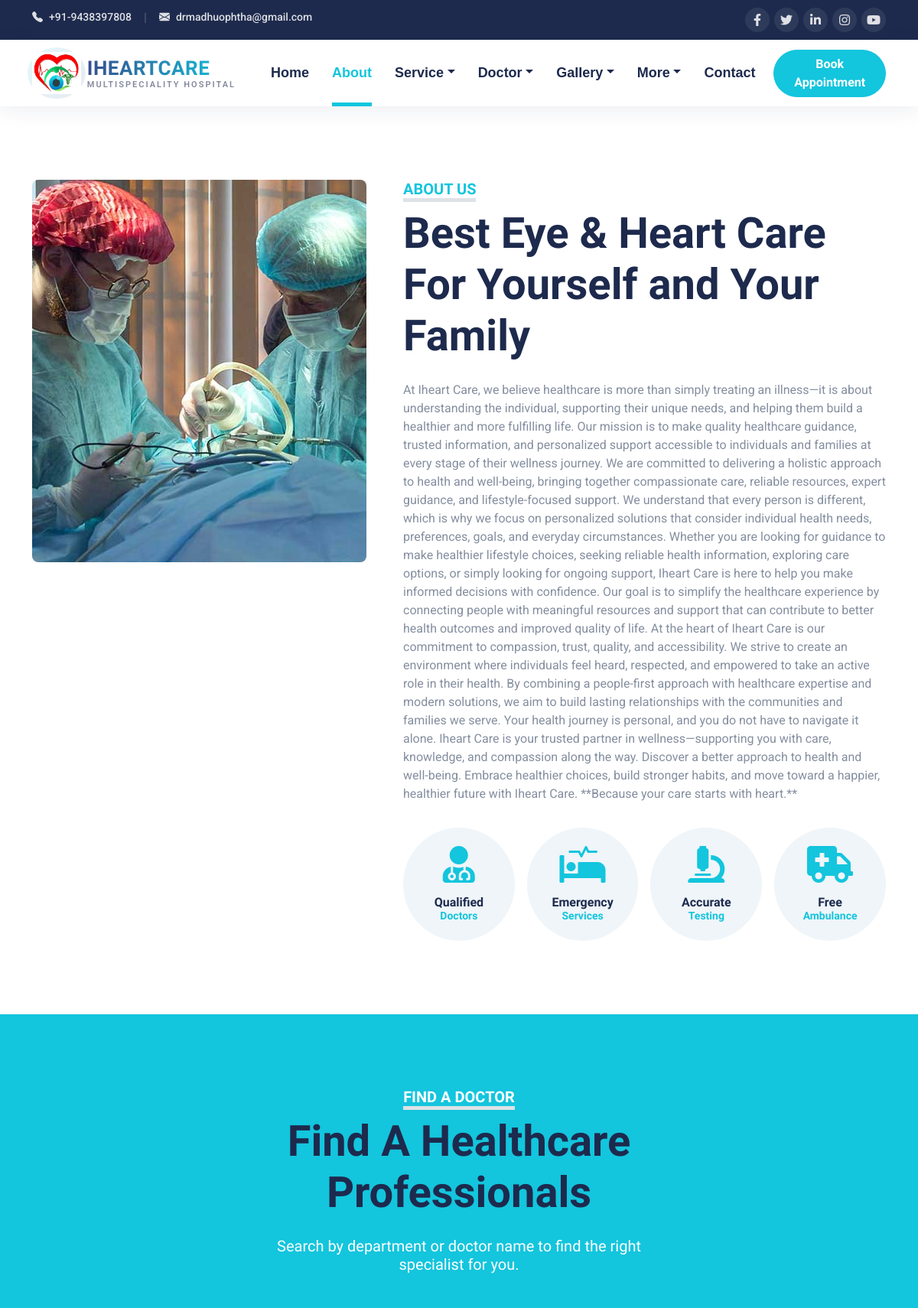
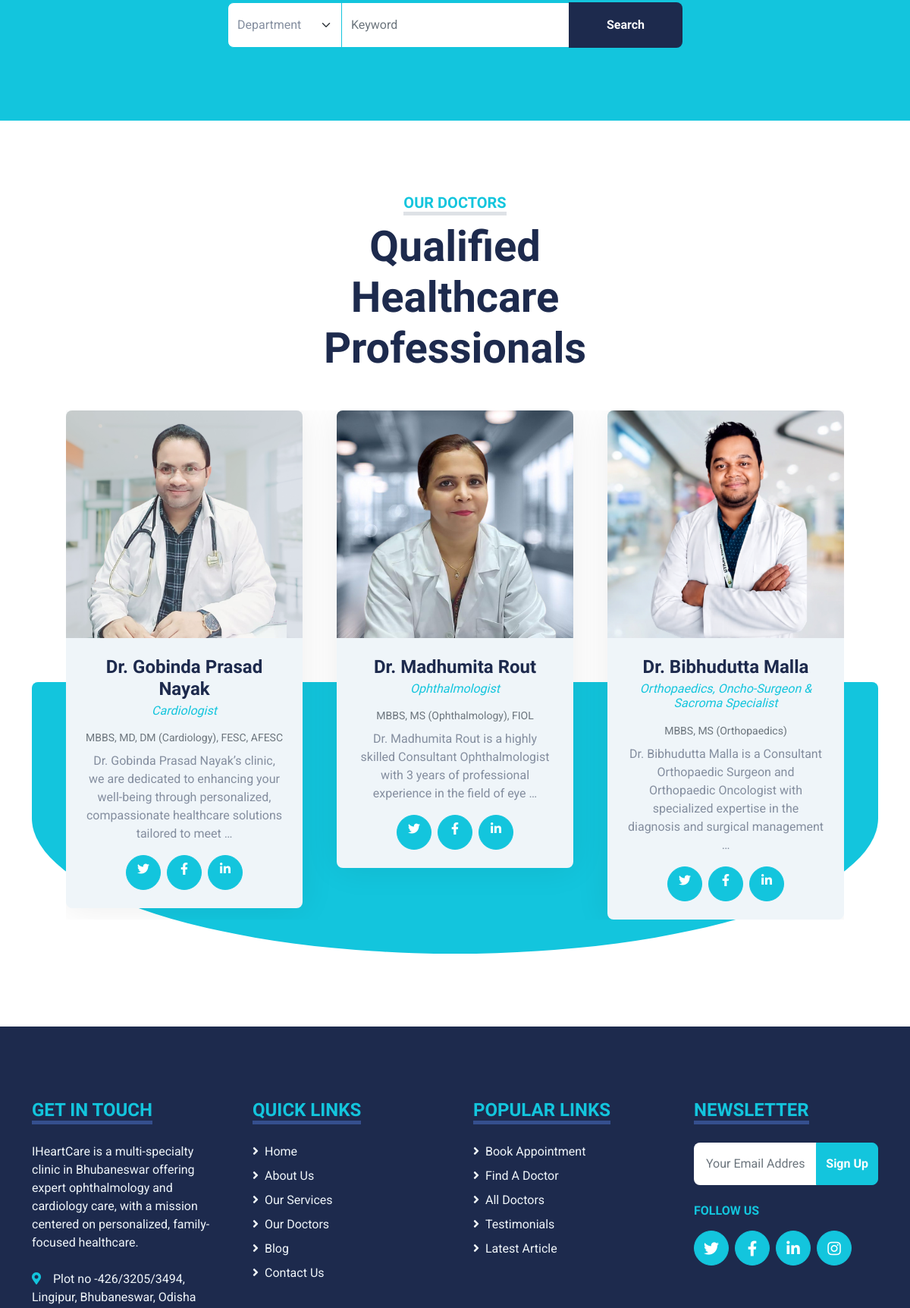
The page /about/ (upper part) on the database its author committed (2 pictures, top to bottom).
### core/models.py (models this page shows, shortened)
class SiteSettings(models.Model):
    site_name = models.CharField(max_length=100, default="IHeartCare")
    phone = models.CharField(max_length=30, default="+012 345 6789")
    email = models.EmailField(default="info@iheartcare.com")
    address = models.CharField(max_length=255, default="123 Street, New York, USA")
    about_text = models.TextField(
        blank=True,
        default="IHeartCare is committed to providing personalized, family-centered "
        "healthcare with compassion and expertise.",
    )
    map_embed_url = models.URLField(blank=True, help_text="Google Maps embed URL for the contact page")
    facebook_url = models.URLField(blank=True, default="#!")
    twitter_url = models.URLField(blank=True, default="#!")
    linkedin_url = models.URLField(blank=True, default="#!")
    instagram_url = models.URLField(blank=True, default="#!")
    youtube_url = models.URLField(blank=True, default="#!")
    class Meta:
        verbose_name = "Site Settings"
        verbose_name_plural = "Site Settings"
    @classmethod
    def load(cls):
        obj, _ = cls.objects.get_or_create(pk=1)
        return obj

class AboutPage(models.Model):
    tagline = models.CharField(max_length=100, default="About Us")
    heading = models.CharField(max_length=200, default="Best Medical Care For Yourself and Your Family")
    description = models.TextField(
        blank=True,
        default="IHeartCare is committed to providing personalized, family-centered "
        "healthcare with compassion and expertise.",
    )
    image = models.ImageField(upload_to="about/", blank=True, null=True)
    class Meta:
        verbose_name = "About Page"
        verbose_name_plural = "About Page"
    @classmethod
    def load(cls):
        obj, _ = cls.objects.get_or_create(pk=1)
        return obj

class AboutFeature(models.Model):
    about_page = models.ForeignKey(AboutPage, on_delete=models.CASCADE, related_name="features")
    icon_class = models.CharField(
        max_length=60, default="fa-user-md", help_text='Font Awesome icon class, e.g. "fa-user-md"'
    )
    title = models.CharField(max_length=50, help_text='Top line, e.g. "Qualified"')
    subtitle = models.CharField(max_length=50, help_text='Bottom line, e.g. "Doctors"')
    order = models.PositiveIntegerField(default=0)
    class Meta:
        ordering = ["order", "id"]

class Doctor(models.Model):
    name = models.CharField(max_length=150)
    slug = models.SlugField(max_length=170, unique=True, blank=True)
    departments = models.ManyToManyField(Department, blank=True, related_name="doctors")
    designation = models.CharField(max_length=150, blank=True, help_text='e.g. "Cardiology Specialist"')
    qualification = models.CharField(max_length=150, blank=True, help_text='e.g. "MBBS, MD, DM"')
    photo = models.ImageField(upload_to="doctors/", blank=True, null=True)
    bio = models.TextField(blank=True)
    facebook_url = models.URLField(blank=True, default="#!")
    twitter_url = models.URLField(blank=True, default="#!")
    linkedin_url = models.URLField(blank=True, default="#!")
    is_featured = models.BooleanField(default=True)
    order = models.PositiveIntegerField(default=0)
    class Meta:
        ordering = ["order", "name"]
    def get_absolute_url(self):
        return reverse("core:doctor_detail", args=[self.slug])

### core/views.py (the view)
# urls.py: path("about/", views.about, name="about"),
def about(request):
    about_page = AboutPage.load()
    context = _base_context("about")
    context.update(
        {
            "about_page": about_page,
            "about_features": about_page.features.all(),
            "doctors": Doctor.objects.filter(is_featured=True)[:3],
            "departments": Department.objects.all(),
        }
    )
    return render(request, "about/about.html", context)

### templates/about/about.html (shortened to what this page needs)
{% extends "base.html" %}
{% load static %}
{% block content %}
{% include "partials/about_section.html" %}
{% include "partials/doctor_search_box.html" with variant="embed" %}
{% include "partials/doctors_carousel.html" %}
{% endblock %}

### templates/partials/navbar.html (shortened to what this page needs)
{% load static %}
<div class="topbar container-fluid d-none d-lg-block">
    <div class="container">
        <div class="row">
            <div class="col-md-6 text-center text-lg-start mb-2 mb-lg-0">
                <div class="d-inline-flex align-items-center">
                    <a class="topbar-link pe-3" href="tel:{{ site_settings.phone }}"><i
                            class="bi bi-telephone-fill me-2"></i>{{ site_settings.phone }}</a>
                    <span class="topbar-divider">|</span>
                    <a class="topbar-link px-3" href="mailto:{{ site_settings.email }}"><i
                            class="bi bi-envelope-fill me-2"></i>{{ site_settings.email }}</a>
                </div>
            </div>
            <div class="col-md-6 text-center text-lg-end">
                <div class="d-inline-flex align-items-center">
                    <a class="topbar-social" href="{{ site_settings.facebook_url }}">
                        <i class="fab fa-facebook-f"></i>
                    </a>
                    <a class="topbar-social" href="{{ site_settings.twitter_url }}">
                        <i class="fab fa-twitter"></i>
                    </a>
                    <a class="topbar-social" href="{{ site_settings.linkedin_url }}">
                        <i class="fab fa-linkedin-in"></i>
                    </a>
                    <a class="topbar-social" href="{{ site_settings.instagram_url }}">
                        <i class="fab fa-instagram"></i>
                    </a>
                    <a class="topbar-social" href="{{ site_settings.youtube_url }}">
                        <i class="fab fa-youtube"></i>
                    </a>
                </div>
            </div>
        </div>
    </div>
</div>
<div class="container-fluid sticky-top bg-white main-navbar{% if active != 'home' %} mb-5{% endif %}" id="mainNavbar">
    <div class="container">
        <nav class="navbar navbar-expand-lg bg-white navbar-light py-3 py-lg-0">
            <a href="{% url 'core:home' %}" class="navbar-brand d-flex align-items-center">
                <div class="navbar-logo-wrap me-2">
                    <img src="{% static 'core/img/logo.png' %}" alt="{{ site_settings.site_name }}" class="navbar-logo">
                </div>
                <div class="navbar-brand-text">
                    <h1 class="m-0 text-uppercase">{{ site_settings.site_name }}</h1>
                    <span class="navbar-brand-tagline">Multispeciality Hospital</span>
                </div>
            </a>
            <div class="collapse navbar-collapse" id="navbarCollapse">
                <div class="navbar-nav ms-auto py-0 align-items-lg-center">
                    <a href="{% url 'core:home' %}" class="nav-item nav-link {% if active == 'home' %}active{% endif %}">Home</a>
                    <a href="{% url 'core:about' %}" class="nav-item nav-link {% if active == 'about' %}active{% endif %}">About</a>
                    <div class="nav-item dropdown">
                        <a href="{% url 'core:service' %}" class="nav-link dropdown-toggle {% if active == 'service' %}active{% endif %}" data-bs-toggle="dropdown">Service</a>
                    </div>
                    <div class="nav-item dropdown">
                        <a href="{% url 'core:price' %}" class="nav-link dropdown-toggle {% if active == 'price' %}active{% endif %}" data-bs-toggle="dropdown">Doctor</a>
                    </div>
                    <div class="nav-item dropdown">
                        <a href="#" class="nav-link dropdown-toggle {% if active in gallery_group %}active{% endif %}" data-bs-toggle="dropdown">Gallery</a>
                    </div>
                    <div class="nav-item dropdown">
                        <a href="#" class="nav-link dropdown-toggle {% if active in pages_group %}active{% endif %}" data-bs-toggle="dropdown">More</a>
                    </div>
                    <a href="{% url 'core:contact' %}" class="nav-item nav-link {% if active == 'contact' %}active{% endif %}">Contact</a>
                    <a href="{% url 'core:appointment' %}" class="btn btn-primary rounded-pill px-4 ms-lg-4 my-3 my-lg-0">Book Appointment</a>
                </div>
            </div>
        </nav>
    </div>
</div>

### templates/partials/about_section.html
{% load static %}
<div class="container-fluid py-5">
    <div class="container">
        <div class="row gx-5 align-items-start">
            <div class="col-lg-5 mb-5 mb-lg-0" style="height: 500px;">
                <div class="position-relative h-100">
                    {% if about_page.image %}
                    <img class="position-absolute w-100 h-100 rounded" src="{{ about_page.image.url }}"
                        style="object-fit: cover;">
                    {% else %}
                    <img class="position-absolute w-100 h-100 rounded" src="{% static 'core/img/about.jpg' %}"
                        style="object-fit: cover;">
                    {% endif %}
                </div>
            </div>
            <div class="col-lg-7">
                <div class="mb-4">
                    <h5 class="d-inline-block text-primary text-uppercase border-bottom border-5">{{ about_page.tagline }}</h5>
                    <h1 class="display-4">{{ about_page.heading }}</h1>
                </div>
                {% if active != 'about' %}
                <p class="about-description-clamp">{{ about_page.description }}</p>
                <a href="{% url 'core:about' %}" class="about-readmore-link mb-2">Read More...</a>
                {% else %}
                <p>{{ about_page.description }}</p>
                {% endif %}
                <div class="row g-3 pt-3">
                    {% for feature in about_features %}
                    <div class="col-sm-3 col-6">
                        <div class="bg-light text-center rounded-circle py-4">
                            <i class="fa fa-3x {{ feature.icon_class }} text-primary mb-3"></i>
                            <h6 class="mb-0">{{ feature.title }}<small class="d-block text-primary">{{ feature.subtitle }}</small></h6>
                        </div>
                    </div>
                    {% endfor %}
                </div>
            </div>
        </div>
    </div>
</div>

### templates/partials/doctor_price_card.html
{% load static %}
<div class="doctor-price-card bg-light rounded overflow-hidden h-100 d-flex flex-column">
    <a href="{{ doctor.get_absolute_url }}" class="text-decoration-none text-body">
        <div class="overflow-hidden">
            {% if doctor.photo %}
            <img class="img-fluid w-100 doctor-price-card-img" src="{{ doctor.photo.url }}" alt="{{ doctor.name }}" style="height: 300px; object-fit: cover;">
            {% else %}
            <img class="img-fluid w-100 doctor-price-card-img" src="{% static 'core/img/team-1.jpg' %}" alt="{{ doctor.name }}" style="height: 300px; object-fit: cover;">
            {% endif %}
        </div>
    </a>
    <div class="text-center p-4 d-flex flex-column flex-grow-1">
        <a href="{{ doctor.get_absolute_url }}" class="text-decoration-none text-body">
            <h4 class="mb-1">{{ doctor.name }}</h4>
        </a>
        {% if doctor.designation %}
        <h6 class="text-primary fw-normal fst-italic mb-3">{{ doctor.designation }}</h6>
        {% endif %}
        {% if doctor.qualification %}
        <p class="text-muted small mb-2">{{ doctor.qualification }}</p>
        {% endif %}
        {% if doctor.bio %}
        <p class="mb-3 flex-grow-1">{{ doctor.bio|truncatewords:20 }}</p>
        {% endif %}
        <div class="d-flex justify-content-center mt-auto">
            <a class="btn btn-primary btn-lg-square rounded-circle mx-1" href="{{ doctor.twitter_url }}"><i class="fab fa-twitter"></i></a>
            <a class="btn btn-primary btn-lg-square rounded-circle mx-1" href="{{ doctor.facebook_url }}"><i class="fab fa-facebook-f"></i></a>
            <a class="btn btn-primary btn-lg-square rounded-circle mx-1" href="{{ doctor.linkedin_url }}"><i class="fab fa-linkedin-in"></i></a>
        </div>
    </div>
</div>

### templates/partials/footer.html (shortened to what this page needs)
{% load static %}
<div class="container-fluid bg-dark text-light mt-5 py-5">
    <div class="container py-5">
        <div class="row g-5">
            <div class="col-lg-3 col-md-6">
                <h4 class="d-inline-block text-primary text-uppercase border-bottom border-5 border-secondary mb-4">
                    Get In Touch</h4>
                <p class="mb-4">{{ site_settings.about_text }}</p>
                <p class="mb-2"><i class="fa fa-map-marker-alt text-primary me-3"></i>{{ site_settings.address }}</p>
            </div>
            <div class="col-lg-3 col-md-6">
                <h4 class="d-inline-block text-primary text-uppercase border-bottom border-5 border-secondary mb-4">
                    Quick Links</h4>
                <div class="d-flex flex-column justify-content-start">
                    <a class="text-light mb-2" href="{% url 'core:home' %}"><i class="fa fa-angle-right me-2"></i>Home</a>
                    <a class="text-light mb-2" href="{% url 'core:about' %}"><i class="fa fa-angle-right me-2"></i>About Us</a>
                    <a class="text-light mb-2" href="{% url 'core:service' %}"><i class="fa fa-angle-right me-2"></i>Our Services</a>
                    <a class="text-light mb-2" href="{% url 'core:team' %}"><i class="fa fa-angle-right me-2"></i>Our Doctors</a>
                    <a class="text-light mb-2" href="{% url 'core:blog' %}"><i class="fa fa-angle-right me-2"></i>Blog</a>
                    <a class="text-light" href="{% url 'core:contact' %}"><i class="fa fa-angle-right me-2"></i>Contact Us</a>
                </div>
            </div>
            <div class="col-lg-3 col-md-6">
                <h4 class="d-inline-block text-primary text-uppercase border-bottom border-5 border-secondary mb-4">
                    Popular Links</h4>
                <div class="d-flex flex-column justify-content-start">
                    <a class="text-light mb-2" href="{% url 'core:appointment' %}"><i class="fa fa-angle-right me-2"></i>Book Appointment</a>
                    <a class="text-light mb-2" href="{% url 'core:search' %}"><i class="fa fa-angle-right me-2"></i>Find A Doctor</a>
                    <a class="text-light mb-2" href="{% url 'core:price' %}"><i class="fa fa-angle-right me-2"></i>All Doctors</a>
                    <a class="text-light mb-2" href="{% url 'core:testimonial' %}"><i class="fa fa-angle-right me-2"></i>Testimonials</a>
                    <a class="text-light" href="{% url 'core:detail' %}"><i class="fa fa-angle-right me-2"></i>Latest Article</a>
                </div>
            </div>
            <div class="col-lg-3 col-md-6">
                <h4 class="d-inline-block text-primary text-uppercase border-bottom border-5 border-secondary mb-4">
                    Newsletter</h4>
                <form action="">
                    <div class="input-group">
                        <input type="text" class="form-control p-3 border-0" placeholder="Your Email Address">
                        <button class="btn btn-primary">Sign Up</button>
                    </div>
                </form>
                <h6 class="text-primary text-uppercase mt-4 mb-3">Follow Us</h6>
                <div class="d-flex">
                    <a class="btn btn-lg btn-primary btn-lg-square rounded-circle me-2" href="{{ site_settings.twitter_url }}"><i
                            class="fab fa-twitter"></i></a>
                    <a class="btn btn-lg btn-primary btn-lg-square rounded-circle me-2" href="{{ site_settings.facebook_url }}"><i
                            class="fab fa-facebook-f"></i></a>
                    <a class="btn btn-lg btn-primary btn-lg-square rounded-circle me-2" href="{{ site_settings.linkedin_url }}"><i
                            class="fab fa-linkedin-in"></i></a>
                    <a class="btn btn-lg btn-primary btn-lg-square rounded-circle" href="{{ site_settings.instagram_url }}"><i
                            class="fab fa-instagram"></i></a>
                </div>
            </div>
        </div>
    </div>
</div>

### rows shown on the page
SiteSettings: phone "+91-9438397808", email "drmadhuophtha@gmail.com", site_name "IHEARTCARE", about_text "IHeartCare is a multi-specialty clinic in Bhubaneswar offering expert ophthalmology and cardiology care, with a mission centered on personalized, family-focused healthcare.", address "Plot no -426/3205/3494, Lingipur, Bhubaneswar, Odisha"
AboutPage: image (picture), tagline "ABOUT US", heading "Best Eye & Heart Care For Yourself and Your Family", description "At Iheart Care, we believe healthcare is more than simply treating an illness—it is about understanding the individual, supporting their unique needs, and helping them build a healthier and more fulfilling life. Our mission is to make quality healthcare guidance, trusted information, and personalized support accessible to individuals and families at every stage of their wellness journey. We are committed to delivering a holistic approach to health and well-being, bringing together compassionate care, reliable resources, expert guidance, and lifestyle-focused support. We understand that every person is different, which is why we focus on personalized solutions that consider individual health…"
AboutFeature: title "Qualified", subtitle "Doctors"
AboutFeature: title "Emergency", subtitle "Services"
AboutFeature: title "Accurate", subtitle "Testing"
AboutFeature: title "Free", subtitle "Ambulance"
Doctor: photo (picture), name "Dr. Gobinda Prasad Nayak", designation "Cardiologist", qualification "MBBS, MD, DM (Cardiology), FESC, AFESC", bio "Dr. Gobinda Prasad Nayak’s clinic, we are dedicated to enhancing your well-being through personalized, compassionate healthcare solutions tailored to meet …"
Doctor: photo (picture), name "Dr. Madhumita Rout", designation "Ophthalmologist", qualification "MBBS, MS (Ophthalmology), FIOL", bio "Dr. Madhumita Rout is a highly skilled Consultant Ophthalmologist with 3 years of professional experience in the field of eye …"
Doctor: photo (picture), name "Dr. Bibhudutta Malla", designation "Orthopaedics, Oncho-Surgeon & Sacroma Specialist", qualification "MBBS, MS (Orthopaedics)", bio "Dr. Bibhudutta Malla is a Consultant Orthopaedic Surgeon and Orthopaedic Oncologist with specialized expertise in the diagnosis and surgical management …"
